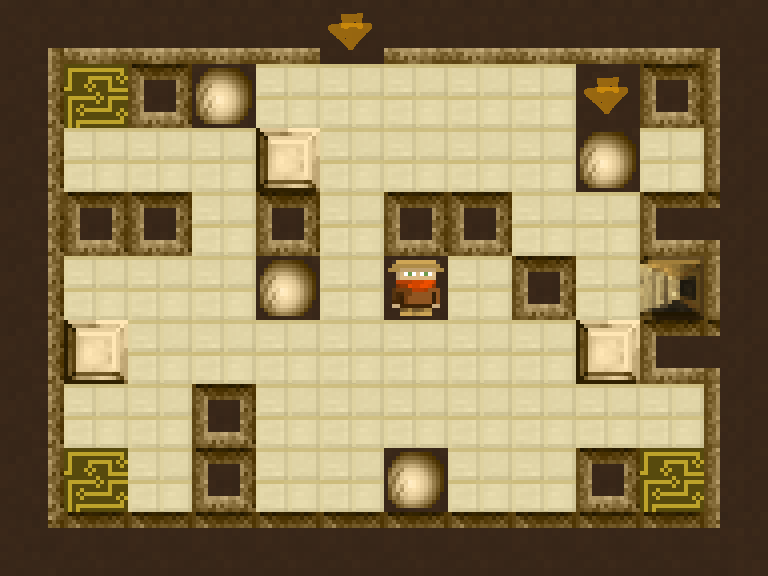

A level layout from a 2D game, rendered from its tile map. Below: a short description, then the map file with tile-grid data replaced by summaries:
An orthogonal 12x9 tile map with 64x64 px tiles, 2 tile layers (Layout, Objects).

<map version="1.0" orientation="orthogonal" renderorder="left-up" width="12" height="9" tilewidth="64" tileheight="64">
 <tileset firstgid="1" name="tiles" tilewidth="64" tileheight="64">
  <image source="tiles.png" trans="ff00ff" width="512" height="512" />
  <terraintypes>
   <terrain name="New Terrain" tile="-1" />
  </terraintypes>
  <tile id="0">
   <properties>
    <property name="collisionGroup" value="1" />
   </properties>
  </tile>
  <tile id="1">
   <properties>
    <property name="collisionGroup" value="1" />
   </properties>
  </tile>
  <tile id="2">
   <properties>
    <property name="collisionGroup" value="1" />
   </properties>
  </tile>
  <tile id="3">
   <properties>
    <property name="collisionGroup" value="1" />
   </properties>
  </tile>
  <tile id="4">
   <properties>
    <property name="collisionGroup" value="1" />
   </properties>
  </tile>
  <tile id="5">
   <properties>
    <property name="collisionGroup" value="1" />
   </properties>
  </tile>
  <tile id="6">
   <properties>
    <property name="collisionGroup" value="1" />
   </properties>
  </tile>
  <tile id="7">
   <properties>
    <property name="collisionGroup" value="1" />
   </properties>
  </tile>
  <tile id="8">
   <properties>
    <property name="collisionGroup" value="1" />
   </properties>
  </tile>
  <tile id="9">
   <properties>
    <property name="collisionGroup" value="1" />
   </properties>
  </tile>
  <tile id="10">
   <properties>
    <property name="collisionGroup" value="1" />
   </properties>
  </tile>
  <tile id="11">
   <properties>
    <property name="collisionGroup" value="1" />
   </properties>
  </tile>
  <tile id="12">
   <properties>
    <property name="collisionGroup" value="1" />
   </properties>
  </tile>
  <tile id="13">
   <properties>
    <property name="collisionGroup" value="1" />
   </properties>
  </tile>
  <tile id="14">
   <properties>
    <property name="collisionGroup" value="1" />
   </properties>
  </tile>
  <tile id="15">
   <properties>
    <property name="collisionGroup" value="1" />
   </properties>
  </tile>
  <tile id="16">
   <properties>
    <property name="collisionGroup" value="1" />
   </properties>
  </tile>
  <tile id="17">
   <properties>
    <property name="collisionGroup" value="1" />
   </properties>
  </tile>
  <tile id="18">
   <properties>
    <property name="collisionGroup" value="1" />
   </properties>
  </tile>
  <tile id="19">
   <properties>
    <property name="collisionGroup" value="1" />
   </properties>
  </tile>
  <tile id="20">
   <properties>
    <property name="collisionGroup" value="1" />
   </properties>
  </tile>
  <tile id="21">
   <properties>
    <property name="collisionGroup" value="1" />
   </properties>
  </tile>
  <tile id="22">
   <properties>
    <property name="collisionGroup" value="1" />
   </properties>
  </tile>
  <tile id="23">
   <properties>
    <property name="collisionGroup" value="1" />
   </properties>
  </tile>
  <tile id="24">
   <properties>
    <property name="collisionGroup" value="1" />
   </properties>
  </tile>
  <tile id="25">
   <properties>
    <property name="collisionGroup" value="1" />
   </properties>
  </tile>
  <tile id="26">
   <properties>
    <property name="collisionGroup" value="1" />
   </properties>
  </tile>
  <tile id="27">
   <properties>
    <property name="collisionGroup" value="1" />
   </properties>
  </tile>
  <tile id="28">
   <properties>
    <property name="collisionGroup" value="1" />
   </properties>
  </tile>
  <tile id="29">
   <properties>
    <property name="collisionGroup" value="1" />
   </properties>
  </tile>
  <tile id="30">
   <properties>
    <property name="collisionGroup" value="1" />
   </properties>
  </tile>
  <tile id="31">
   <properties>
    <property name="collisionGroup" value="1" />
   </properties>
  </tile>
  <tile id="32">
   <properties>
    <property name="collisionGroup" value="1" />
   </properties>
  </tile>
  <tile id="33">
   <properties>
    <property name="collisionGroup" value="1" />
   </properties>
  </tile>
  <tile id="34">
   <properties>
    <property name="collisionGroup" value="1" />
   </properties>
  </tile>
  <tile id="35">
   <properties>
    <property name="collisionGroup" value="1" />
   </properties>
  </tile>
  <tile id="36">
   <properties>
    <property name="collisionGroup" value="0" />
   </properties>
  </tile>
  <tile id="40">
   <properties>
    <property name="collisionGroup" value="1" />
   </properties>
  </tile>
  <tile id="41">
   <properties>
    <property name="collisionGroup" value="1" />
   </properties>
  </tile>
  <tile id="42">
   <properties>
    <property name="collisionGroup" value="1" />
   </properties>
  </tile>
  <tile id="43">
   <properties>
    <property name="collisionGroup" value="1" />
   </properties>
  </tile>
  <tile id="44">
   <properties>
    <property name="collisionGroup" value="2" />
    <property name="type" value="Exit" />
   </properties>
  </tile>
  <tile id="45">
   <properties>
    <property name="direction" value="L" />
    <property name="type" value="Bow" />
   </properties>
  </tile>
  <tile id="46">
   <properties>
    <property name="direction" value="R" />
    <property name="type" value="Bow" />
   </properties>
  </tile>
  <tile id="47">
   <properties>
    <property name="direction" value="U" />
    <property name="type" value="Bow" />
   </properties>
  </tile>
  <tile id="48">
   <properties>
    <property name="collisionGroup" value="1" />
   </properties>
  </tile>
  <tile id="49">
   <properties>
    <property name="collisionGroup" value="1" />
   </properties>
  </tile>
  <tile id="50">
   <properties>
    <property name="collisionGroup" value="1" />
   </properties>
  </tile>
  <tile id="51">
   <properties>
    <property name="collisionGroup" value="1" />
   </properties>
  </tile>
  <tile id="52">
   <properties>
    <property name="collisionGroup" value="2" />
    <property name="type" value="Exit" />
   </properties>
  </tile>
  <tile id="53">
   <properties>
    <property name="collisionGroup" value="2" />
    <property name="type" value="Exit" />
   </properties>
  </tile>
  <tile id="54">
   <properties>
    <property name="collisionGroup" value="2" />
    <property name="type" value="Exit" />
   </properties>
  </tile>
  <tile id="55">
   <properties>
    <property name="direction" value="B" />
    <property name="type" value="Bow" />
   </properties>
  </tile>
  <tile id="56">
   <properties>
    <property name="collisionGroup" value="1" />
   </properties>
  </tile>
  <tile id="57">
   <properties>
    <property name="collisionGroup" value="1" />
   </properties>
  </tile>
  <tile id="60">
   <properties>
    <property name="type" value="Hero" />
   </properties>
  </tile>
  <tile id="61">
   <properties>
    <property name="type" value="Rock" />
   </properties>
  </tile>
  <tile id="62">
   <properties>
    <property name="type" value="Block" />
   </properties>
  </tile>
  <tile id="63">
   <properties>
    <property name="type" value="Techcard" />
   </properties>
  </tile>
 </tileset>
 <layer name="Layout" width="12" height="9">
  <data>[108 cells, 108 non-empty, 13 distinct tile ids]</data>
 </layer>
 <layer name="Objects" width="12" height="9">
  <data>[108 cells, 15 non-empty, 7 distinct tile ids]</data>
 </layer>
</map>
